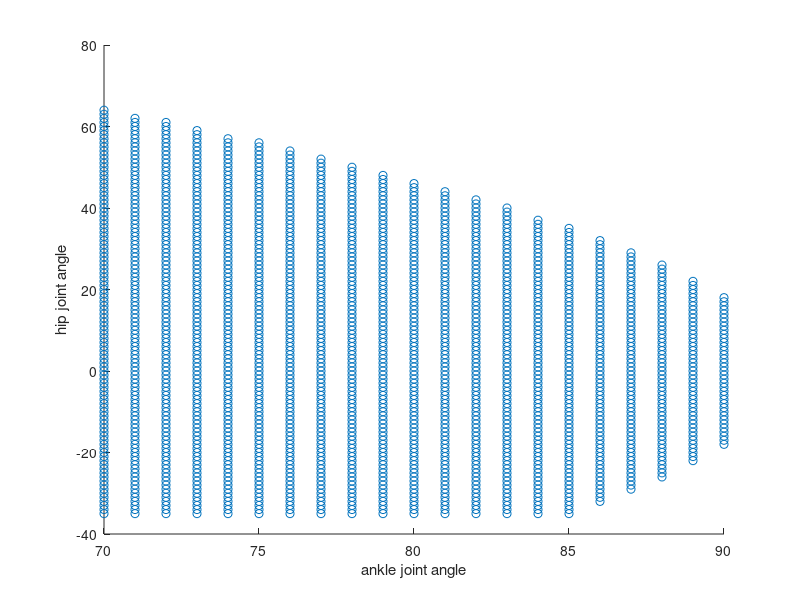

Reproduce this figure in MATLAB.
close all;
clear;
%% 足部と下腿の質量を決定(論文1の体重を利用)
m_foot = 69.6*1.1/100;
m_low = 69.6*5.1/100;
m_femur = 69.6*11/100;
m_upperarm = 69.6*2.7/100;
m_forearm = 69.6*1.6/100;
m_hand = 69.6*0.6/100;
m_arm = m_upperarm+m_forearm+m_hand;
m_head = 69.6*6.9/100;
m_body = 69.6*48.9/100;
m_upper = 69.6*60.7/100; %頭部・胴体・上腕・前腕・手
% 疑問点：質量比を足して100%にならない

%% 足部と下腿の部分長(自分の長さ)
len_foot = 25.5;
len_low = 47.0;
len_femur = 41.0;
len_upperarm = 31.0;
len_forearm = 23.4;
len_hand = 19.6;
len_head = 25.0;
len_body = 52.5;
len_upper = len_head+len_body;
% 問題点：セグメントの長さの決定をどうするか

%% 各セグメントの質量中心(直立時の距骨と脛骨の接合部(くるぶし？自分の長さ)を原点Oとした座標)、質量中心の位置は上端からの比
cen_foot = 0.595;
cen_low = 0.406;
cen_femur = 0.475;
cen_upperarm = 0.529;
cen_forearm = 0.415;
cen_hand = 0.891;
cen_head = 0.821;
cen_body = 0.493;

%% セグメントの質量中心までの距離(直立時の距骨と脛骨の接合部(くるぶし？自分の長さ)を原点Oとした座標)
mc_foot_x = 19-(len_foot*cen_foot); %19はつま先からくるぶしまでの距離
mc_foot_y = 0;
mc_low = len_low*(1-cen_low); %下端から質量中心までの距離
mc_femur = len_femur*(1-cen_femur); %下端から質量中心までの距離
mc_upperarm = len_upperarm*cen_upperarm; %上端から質量中心までの距離
mc_forearm = len_forearm*cen_forearm; %上端から質量中心までの距離
mc_hand = len_hand*cen_hand; %上端から質量中心までの距離
mc_head = len_head*cen_head; %上端から質量中心までの距離
mc_body = len_body*cen_body; %上端から質量中心までの距離
% 問題点：原点をどこにするか

%% 上半身の足から質量中心までの距離
%上半身の質量中心では以下の仮定を置く
%・腕の各セグメントの質量中心は一直線状にある
%・腕の質量中心が腕は左右対称と考えて胴体の中心線上に質量中心がある
%・頭・腕・胴の質量中心が一直線状にある
%→腕の質量中心を出してから、頭と腕と胴の重心を出して腰からそこまでの距離を出す
%以下は腕の質量中心、肩からの距離にしている
mc_arm = (m_upperarm*mc_upperarm + m_forearm*(len_upperarm+mc_forearm) + m_hand*(len_upperarm+len_forearm+cen_hand))/m_arm;  
%頭を原点に下方向が正で重心を出している、胴体と腕の質量中心までの距離は(肩から質量中心までの距離)+(頭の長さ)で出している
mc_upper = len_upper - (m_head*mc_head + m_body*(len_head+mc_body) - m_arm*(len_head+mc_arm))/(m_head+m_body+m_arm); 

%% 関節の可動域
% 関節角度は水平線からセグメントまでの角度
theta_ank = deg2rad(70:90);
theta_hip = deg2rad(-35:90);

%% 各関節角度に対する各セグメントの質量中心の座標
angle1 = NaN(length(theta_ank)*length(theta_hip),3);
com = NaN(length(theta_ank)*length(theta_hip),6);
col = 0;
% comは質量中心を表して順番に(下腿質量中心のx 下腿質量中心のy 大腿質量中心のx 大腿質量中心のy 上体質量中心のx 上体質量中心のy)
% angle1は設定した関節角度全ての姿勢における(足関節角度 股関節角度 膝関節角度)
for i = 1:length(theta_ank)
    x_low = mc_low*cos(theta_ank(i)); %下腿の質量中心のx座標を(下腿の長さ)*sinθで計算
    y_low = mc_low*sin(theta_ank(i)); %下腿の質量中心のy座標を(下腿の長さ)*cosθで計算
    x_femur = len_low*cos(theta_ank(i)) + mc_femur*cos(pi);
    y_femur = len_low*sin(theta_ank(i)) + mc_femur*sin(pi);
    for k = 1:length(theta_hip)
        x_upper = len_low*cos(theta_ank(i)) + len_femur*cos(pi)+ mc_upper*cos(theta_hip(k));
        y_upper = len_low*sin(theta_ank(i)) + len_femur*sin(pi)+ mc_upper*sin(theta_hip(k));
        col = col+1;
        angle1(col,:) = [theta_ank(i) theta_ank(i) theta_hip(k)];
        com(col,:) = [x_low y_low x_femur y_femur x_upper y_upper];
    end
end

%% 各関節角度に対する重心座標
cog1 = NaN(length(theta_ank)*length(theta_hip),2);
% cog1は設定した関節角度全てにおける重心を表して順番に(重心のx座標 重心のy座標)
for l = 1:length(theta_ank)*length(theta_hip)
    x_g = (m_foot*mc_foot_x + m_low*com(l,1) + m_femur*com(l,3) + m_upper*com(l,5))/(m_foot+m_low+m_femur+m_upper);
    y_g = (m_foot*mc_foot_y + m_low*com(l,2) + m_femur*com(l,4) + m_upper*com(l,6))/(m_foot+m_low+m_femur+m_upper);
    cog1(l,:) = [x_g y_g];
end 

%% 重心が足関節内にあるかの判定
cog2 = NaN(length(theta_ank)*length(theta_hip),2);
angle2 = NaN(length(theta_ank)*length(theta_hip),2);
% cog2は重心が基底面内にある姿勢の重心を表して順番に(重心のx座標 重心のy座標)
% angle2は重心が基底面内にある姿勢の関節角度

out_cog1 = (cog1(:,1) < 19).*(cog1(:,1) > -6.5);
ok_indexes1 = find(out_cog1);
cog2 = cog1(ok_indexes1,:);
angle2 = angle1(ok_indexes1,:);

scatter(angle2(:,1)./pi.*180, angle2(:,3)./pi.*180)
xlabel('ankle joint angle')
ylabel('hip joint angle')

%% 関節トルクを求めるにあたっての初期値
m_body = 69.6;
g = -9.80;

%% 各姿勢における足関節トルクの計算
sz = size(cog2);
fground = NaN(sz(1),2);
% fground は順番に(床反力のx成分 床反力のy成分) θはその姿勢における床反力の床からの角度
% vector_fground = 0;
% vector_fground は床反力の原点に対する位置ベクトルを表す
for n = 1:sz(1)
    % vector_fground = [squat_position(n,4) squat_position(n,5)];
    % cos_theta = dot(vector_fground,[19 0]) / (norm(vector_fground)*norm([19 0]));
    % fground(n,4) = acos(cos_theta);
    fground(n,1) = 0;
    fground(n,2) = -m_body*g;
end
f_ankle = NaN(sz(1),4);
% joint_force_ankle は順番に(足関節間力のx成分　足関節間力のy成分 重心→足関節ベクトルx 重心→足関節ベクトルy)
% 関節間力のx成分は (-床反力のx成分)　で計算
% 関節間力のy成分は (-床反力のy成分-重力) で計算
for n = 1:sz(1)
    f_ankle(n,1) = -fground(n,1);
    f_ankle(n,2) = - -m_foot*g - fground(n,2);
    f_ankle(n,3:4) = [0-mc_foot_x 0];
end
pre_moment1 = zeros(sz(1),6);
% preparation_moment1 は床反力のモーメントの力、重心からの距離のx,y,z成分を順番に並べたもの
for n = 1:sz(1)
    pre_moment1(n,1:3) = [fground(n,1) fground(n,2) 0];
    pre_moment1(n,4:6) = [cog2(n,1) 0 0];
end
pre_moment2 = zeros(sz(1),6);
% preparation_moment2 は足関節間力のモーメントの力、重心からの距離のx,y,z成分を順番に並べたもの
for n = 1:sz(1)
    pre_moment2(n,1:3) = [f_ankle(n,1) f_ankle(n,2) 0];
    pre_moment2(n,4:6) = [0-mc_foot_x 0 0];
end
torque_ankle = zeros(sz(1),4);
% torque_ankle は順番に(足関節角度 膝関節角度 股関節角度 トルク)
for n = 1:sz(1)
    torque_ankle(n,1:3) = f_ankle(n,1:3);
    moment1 = cross(pre_moment1(n,1:3), pre_moment1(n,4:6));
    moment2 = cross(pre_moment2(n,1:3), pre_moment2(n,4:6));
    torque_ankle(n,4) = -(moment1(1,3)+moment2(1,3));
end
% moment1 は床反力のモーメント、moment2 は足関節間力のモーメント

%% 各姿勢における膝関節トルクの計算
fjoint_ankle2 = zeros(sz(1), 6);

fjoint_knee = zeros(sz(1),5);
% joint_force_knee は順番に(足関節角度 膝関節角度 股関節角度 足関節間力のx成分　足関節間力のy成分)
for n = 1:sz(1)
    fjoint_knee(n,1:3) = f_ankle(n,1:3);
    fjoint_knee(n,4) = 0;
    fjoint_knee(n,5) = 0;
end
knee_torque = zeros(sz(1),4);
% ankle_torque は順番に(足関節角度 膝関節角度 股関節角度 足関節トルク)

%% 各姿勢における股関節トルクの計算
joint_force_hip = zeros(sz(1),5);
% joint_force_knee は順番に(足関節角度 膝関節角度 股関節角度 股関節間力のx成分　股関節間力のy成分)
for n = 1:sz(1)
    joint_force_hip(n,1:3) = fjoint_knee(n,1:3);
    joint_force_hip(n,4) = 0;
    joint_force_hip(n,5) = 0;
end

%% 各関節角度に対するプロット用の座標
%squat_plot_x = zeros(sz(1),9);
%squat_plot_y = zeros(sz(1),9);
%squat_plotは順番に(足関節角度 膝関節角度 股関節角度 かかと　つま先　足関節　膝関節　股関節　頭)
%for n = 1:sz(1)
%    knee = [len_low*cos(squat_position(n,1)/180*pi) len_low*sin(squat_position(n,1)/180*pi)];
%    hip = [knee(1,1)+len_femur*cos(squat_position(n,2)/180*pi) knee(1,2)+len_femur*sin(squat_position(n,2)/180*pi)];
%    head = [hip(1,1)+len_upper*cos(squat_position(n,3)/180*pi) hip(1,2)+len_upper*sin(squat_position(n,3)/180*pi)];
%    squat_plot_x(n,1:3) = squat_position(n,1:3);
%    squat_plot_y(n,1:3) = squat_position(n,1:3);
%    squat_plot_x(n,4:9) = [-6.5 19 0 knee(1,1) hip(1,1) head(1,1)];
%    squat_plot_y(n,4:9) = [0 0 0 knee(1,2) hip(1,2) head(1,2)];
%end

%% プロット
%for o = 1:sz(1)
%    figure(1)
%    hold on
%    plot([squat_plot_x(o,1) squat_plot_x(o,2)], [squat_plot_y(o,1) squat_plot_y(o,2)], '-ok');
%    plot([squat_plot_x(o,3) squat_plot_x(o,4)], [squat_plot_y(o,3) squat_plot_y(o,4)],'-ok');
%    plot([squat_plot_x(o,4) squat_plot_x(o,5)], [squat_plot_y(o,4) squat_plot_y(o,5)],'-ok');
%    plot([squat_plot_x(o,5) squat_plot_x(o,6)], [squat_plot_y(o,5) squat_plot_y(o,6)],'-ok');
    %filename = join(string([squat_position(1,1:3)]),'_');
    %saveas(gcf, 'filename');
    %hold off
%end
